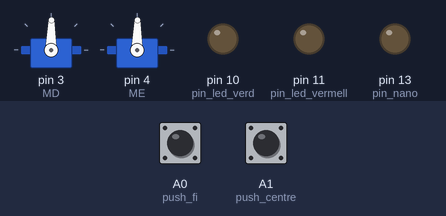
Bench run of a sketch on a simulated Arduino Nano, built with avr-gcc and run on an emulated ATmega328P. Parts: 2 × servo, output pins drawn as LEDs (lit = HIGH). Inputs (shaded band) come from the test bench; at power-on: A0 (push_fi) HIGH, A1 (push_centre) HIGH.

Above: at 1.2 s.
1.3 s: A0 (push_fi) pulled LOW for 0.15 s
At 1.9 s:
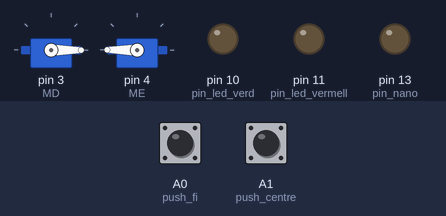
At 3.6 s:
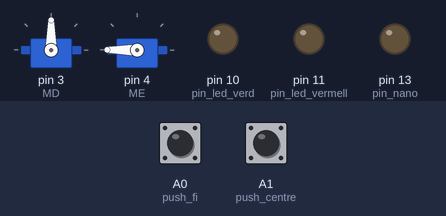
7.4 s: A0 (push_fi) pulled LOW for 3.2 s
At 7.4 s:
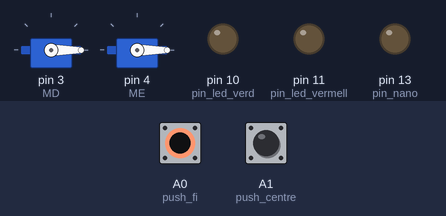
Timing chart, 0 to 20.3 s (numbered marks = the images above; inputs shaded):
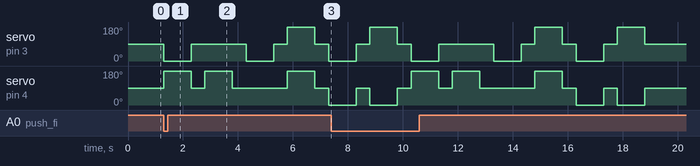

Measured:
- after the input at 1.3 s, servo on pin 3 (MD): 89° → 0° at once, → 89° 1.0 s later, → 90° 0.50 s later, → 89° 1.0 s later, … (9 changes in this stretch); servo on pin 4 (ME): 89° → 180° at once, → 89° 1.0 s later, → 180° 0.50 s later, → 89° 1.0 s later, … (9 changes in this stretch)

The sketch:

test_motores_minisumo_brushless.ino
```cpp
//MD,ME
#include <Servo.h> // Servos i bandera


#define MD 3
#define ME 4

#define SLFD 5
#define SLFE 6
#define SLPD A4
#define SLPE A5

#define push_fi A0
#define push_centre A1

#define pin_led_vermell 11
#define pin_led_verd 10
#define pin_nano 13

#define SPD A2
#define SPE A3

#define rojo 0
#define verde 1
#define nano 2


Servo motor_dret;  // create servo object to control a servo
Servo motor_esquerra;


void setup() {
  //delay(1000);
// Initialize Serial port
  Serial.begin(9600);

  pinMode(pin_nano,OUTPUT);
  pinMode (push_fi,INPUT_PULLUP);
  pinMode (push_centre,INPUT_PULLUP);
  pinMode(pin_led_vermell,OUTPUT);
  pinMode(pin_led_verd,OUTPUT);

  //pinMode(SPD,INPUT);
  //pinMode(SPE,INPUT);

  pinMode(SLFD,INPUT);
  pinMode(SLFE,INPUT);
  pinMode(SLPD,INPUT);
  pinMode(SLPE,INPUT);

  motor_dret.attach(MD);  // attaches the servo on pin 9 to the servo object
  motor_esquerra.attach(ME);
  atura();
  Serial.begin(9600);
}

void loop() {
  while(digitalRead(push_centre)&&digitalRead(push_fi));
 endavant();
 delay(1000);
 atura();
 delay(500);
 gira_dreta();
 delay(1000);
 atura();
 delay(500);
 gira_esquerra();
 delay(1000);
 atura();
 delay(500);
 pivota_h();
 delay(1000);
 atura();
 delay(500);
 pivota_ah();
 delay(1000);
 atura();
 delay(500);
 enrera();
 delay(1000);
 atura();
 delay(500);
}


void atura(void)
{
        motor_dret.writeMicroseconds(1465);//blau:1466/ vermell:1455 / groc:1440 / verd: 1448 / blanc: 1465
        motor_esquerra.writeMicroseconds(1463);// blau:1456 / vermell: 1456 / groc:1452 / verd:1457 / Blanc:1463
}

void endavant(void)
{
  motor_dret.write(0);
  motor_esquerra.write(180);
}

void gira_dreta(void)
{
  motor_dret.write(90);
  motor_esquerra.write(180);
}

void gira_esquerra(void)
{
  motor_dret.write(0);
  motor_esquerra.write(90);
}

void pivota_h(void)
{
  motor_dret.write(180);
  motor_esquerra.write(180);
}

void pivota_ah(void)
{
  motor_dret.write(0);
  motor_esquerra.write(0);
}

void enrera(void)
{
  motor_dret.write(180);
  motor_esquerra.write(0);
}


void led_on(char nled)
{
    switch (nled) {
  case 0:    // your hand is on the sensor
    digitalWrite(pin_led_verd,HIGH);
    break;
  case 1:    // your hand is close to the sensor
    digitalWrite(pin_led_vermell,HIGH);
    break;
  case 2:    // your hand is a few inches from the sensor
    digitalWrite(pin_nano,HIGH);
    break;
    }
}


void led_off(char nled)
{
    switch (nled) {
  case 0:    // your hand is on the sensor
    digitalWrite(pin_led_verd,LOW);
    break;
  case 1:    // your hand is close to the sensor
    digitalWrite(pin_led_vermell,LOW);
    break;
  case 2:    // your hand is a few inches from the sensor
    digitalWrite(pin_nano,LOW);
    break;
    }
}

void nano_on(void)
{
  digitalWrite(pin_nano,HIGH);
}


void nano_off(void)
{
  digitalWrite(pin_nano, LOW);
}

void red_on(void)
{
  digitalWrite(pin_led_vermell,HIGH);
}


void red_off(void)
{
  digitalWrite(pin_led_vermell, LOW);
}

void green_on (void)
{
        digitalWrite(pin_led_verd,HIGH);
}


void green_off (void)
{
        digitalWrite(pin_led_verd,LOW);
}
```
